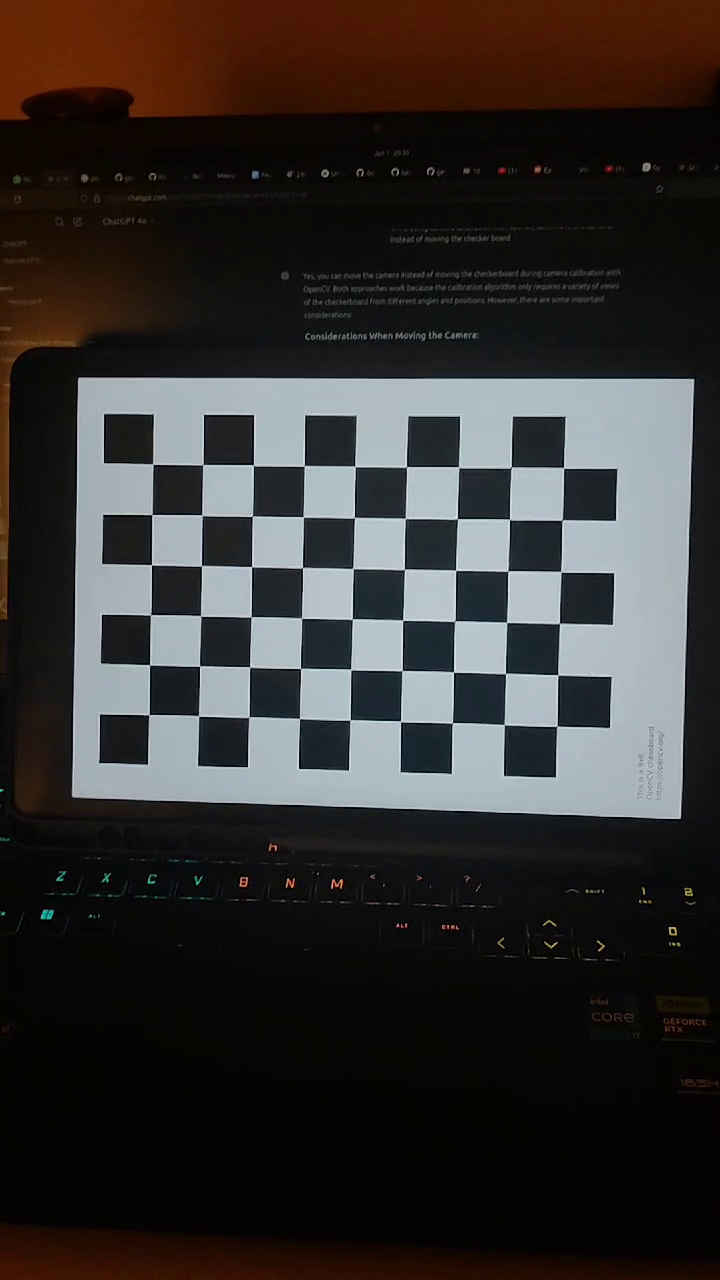
#> input picture modules/SimpleSLAM/config/calibrate_camera/images/frame-0001.png, 720 x 1280 px; its folder holds only this picture in this run
$ python calibration.py
#> lines starting #> are read from the running program, lines starting #| are printed output that depends on the picture; after the words box and inside, x2 and y2 are one past the last pixel; in counts of white or black regions, pixels touching at a corner belong together; long printed decimals are rounded
import numpy as np
import cv2 as cv
import glob
import pickle


################ FIND CHESSBOARD CORNERS - OBJECT POINTS AND IMAGE POINTS #############################

chessboardSize = (9,6)
# frameSize = (640,480)
image_size = None

# termination criteria
criteria = (cv.TERM_CRITERIA_EPS + cv.TERM_CRITERIA_MAX_ITER, 30, 0.001)


# prepare object points, like (0,0,0), (1,0,0), (2,0,0) ....,(6,5,0)
objp = np.zeros((chessboardSize[0] * chessboardSize[1], 3), np.float32)
objp[:,:2] = np.mgrid[0:chessboardSize[0],0:chessboardSize[1]].T.reshape(-1,2)

size_of_chessboard_squares_mm = 20
objp = objp * size_of_chessboard_squares_mm


# Arrays to store object points and image points from all the images.
objpoints = [] # 3d point in real world space
imgpoints = [] # 2d points in image plane.


images = glob.glob('./images/*.png')

for image in images:

    img = cv.imread(image)
#> img is the input picture: shape (1280, 720, 3); mean B, G, R 47, 48.3, 51.3
    gray = cv.cvtColor(img, cv.COLOR_BGR2GRAY)
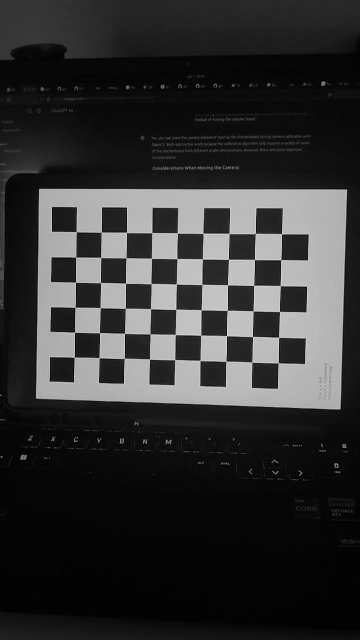
#> gray: shape (1280, 720) (shown at 1/2 size); min 0, max 231, mean 49

    # Set image_size based on the first image
    if image_size is None:
        image_size = gray.shape[::-1]


    # Find the chess board corners
    ret, corners = cv.findChessboardCorners(gray, chessboardSize, None)
#> ret = True; corners = 54 rows, first 8: [152.9, 464.2], [202.8, 464.7], [253.2, 465.1], [304.1, 466], [355.1, 466.4], [406.6, 466.7], [458.7, 467.1], [511.5, 466.8]

    # If found, add object points, image points (after refining them)
    if ret == True:

        objpoints.append(objp)
        corners2 = cv.cornerSubPix(gray, corners, (11,11), (-1,-1), criteria)
#> corners2 = 54 rows, first 8: [152.9, 464.2], [202.9, 464.7], [253.4, 465.3], [304.3, 466], [354.9, 466.4], [406.5, 466.8], [458.6, 467.3], [511.2, 467.5]
        imgpoints.append(corners)

        # Draw and display the corners
        cv.drawChessboardCorners(img, chessboardSize, corners2, ret)
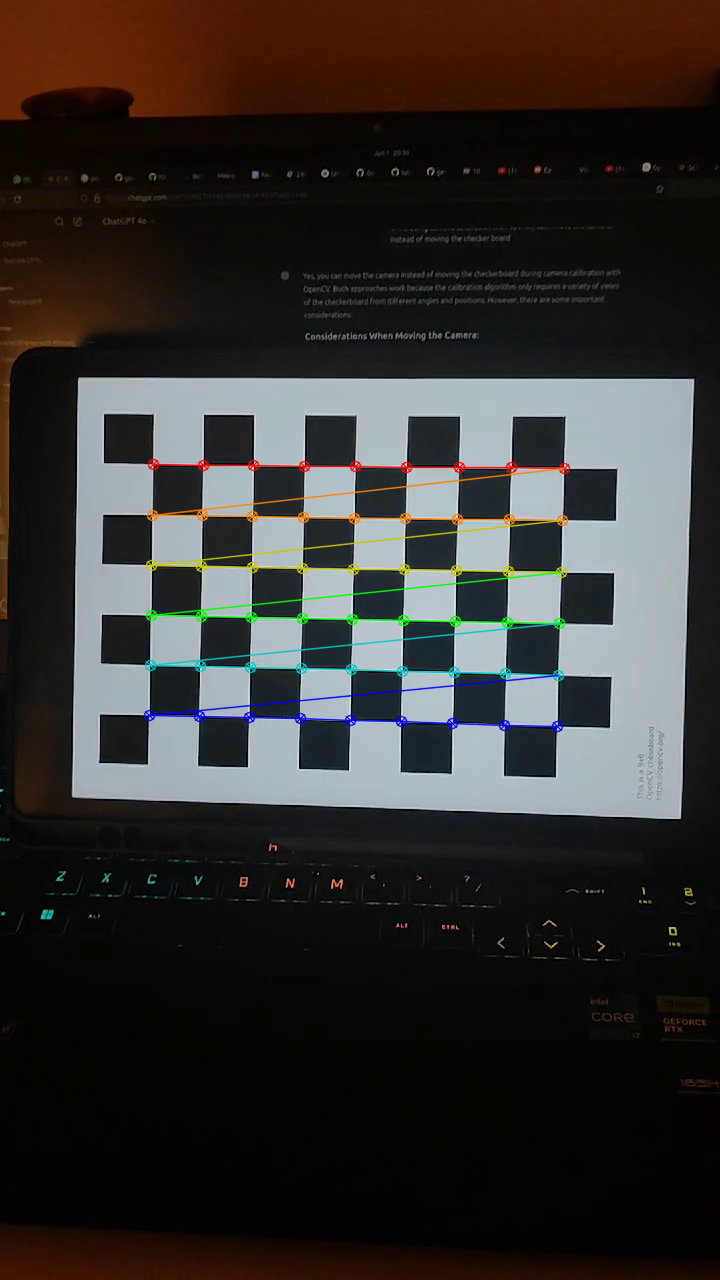
#> img: shape (1280, 720, 3); 1.92% of pixels changed, all inside (x1, y1, x2, y2) = (143, 458, 571, 733)
        # cv.imshow('img', img)
        # cv.waitKey(1000)


cv.destroyAllWindows()


############## CALIBRATION #######################################################

# Ensure that image_size has been set
if image_size is not None:
    ret, cameraMatrix, dist, rvecs, tvecs = cv.calibrateCamera(objpoints, imgpoints, image_size, None, None)
#> ret = 0.207; cameraMatrix = [[384.5, 0, 371.2], [0, 381.1, 629.1], [0, 0, 1]]; dist = [[0.0436, -0.0795, -1.83e-05, -0.00105, 0.0443]]; rvecs = ([0.00944, 0.0313, 0.0216],); tvecs = ([-86.14, -65.7, 153.1],)
else:
    raise Exception("Error: No images were processed for calibration.")

# Save the camera calibration result for later use (we won't worry about rvecs / tvecs)
pickle.dump((cameraMatrix, dist), open( "calibration.pkl", "wb" ))
pickle.dump(cameraMatrix, open( "cameraMatrix.pkl", "wb" ))
pickle.dump(dist, open( "dist.pkl", "wb" ))

# ###########PRINT PARAMETERS#############################
# Print the camera matrix
print("Camera Matrix:")
print(cameraMatrix)
#| [[384.462   0.         371.155]
#|  [  0.         381.084 629.143]
#|  [  0.           0.           1.        ]]

# Print the distortion coefficients
print("\nDistortion Coefficients:")
print(dist)
#| [[ 4.35690113e-02 -7.94863037e-02 -1.82534115e-05 -1.05487918e-03
#|    4.43269670e-02]]

# [44 lines of commented-out code are left out]
mean_error = 0

for i in range(len(objpoints)):
    imgpoints2, _ = cv.projectPoints(objpoints[i], rvecs[i], tvecs[i], cameraMatrix, dist)
    error = cv.norm(imgpoints[i], imgpoints2, cv.NORM_L2)/len(imgpoints2)
    mean_error += error
#> this loop made 1 pass
#> (error, mean_error) on pass 1: (0.0282, 0.0282)
#> after the loop, mean_error = 0.0282

print( "total error: {}".format(mean_error/len(objpoints)) )
#| total error: 0.0282

$ run again, on modules/SimpleSLAM/config/calibrate_camera/images/frame-0012.png
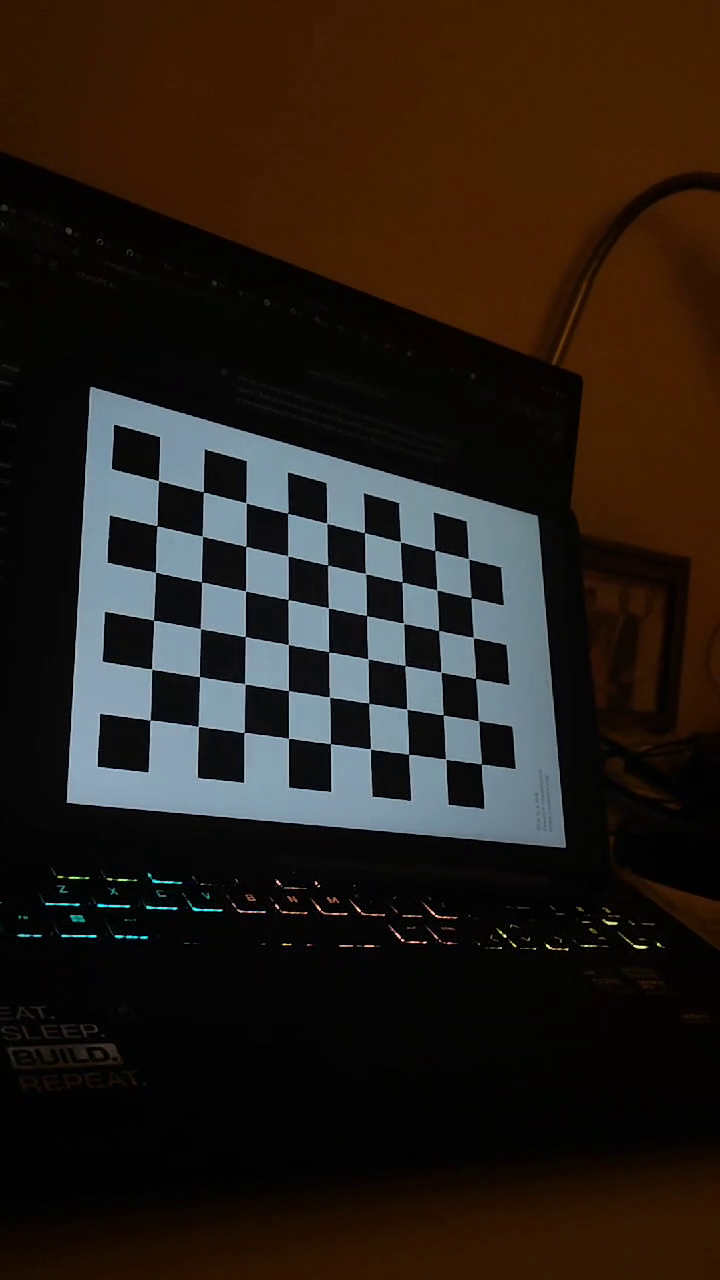
#> input picture modules/SimpleSLAM/config/calibrate_camera/images/frame-0012.png, 720 x 1280 px
#> img is the input picture: shape (1280, 720, 3); mean B, G, R 24.3, 30.7, 38.7
#> `gray = cv.cvtColor(img, cv.COLOR_BGR2GRAY)`:
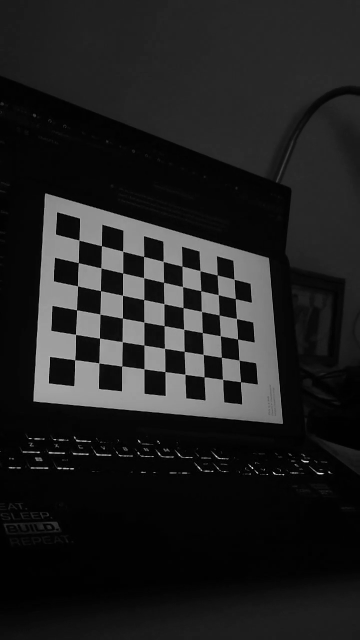
#> gray: shape (1280, 720) (shown at 1/2 size); min 0, max 252, mean 32.3
#> `ret, corners = cv.findChessboardCorners(gray, chessboardSize, None)`: ret = True; corners = 54 rows, first 8: [158.4, 480.6], [203.5, 492], [245.8, 502.7], [287.5, 513.4], [326.5, 523], [364.5, 532.4], [400.5, 542], [434.6, 550.5]
#> corners2 = 54 rows, first 8: [158.5, 480.6], [203.4, 492], [246, 502.7], [287.8, 513.3], [326.6, 523.2], [364.4, 532.7], [400.5, 541.8], [434.7, 550.4]
#> `cv.drawChessboardCorners(img, chessboardSize, corners2, ret)`:
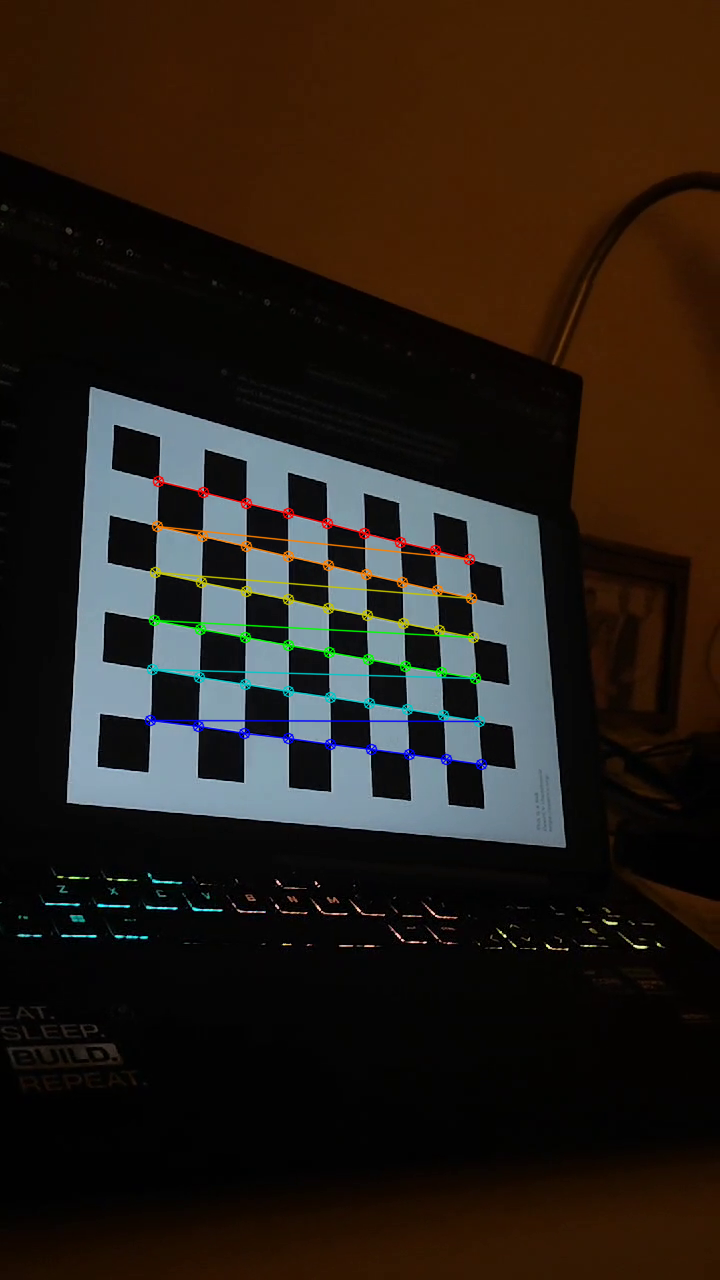
#> img: shape (1280, 720, 3); 1.6% of pixels changed, all inside (x1, y1, x2, y2) = (144, 475, 488, 771)
#> `ret, cameraMatrix, dist, rvecs, tvecs = cv.calibrateCamera(objpoints, ..`: ret = 0.227; cameraMatrix = [[1214.5, 0, 382.9], [0, 1201.4, 598.1], [0, 0, 1]]; dist = [[0.947, -28.47, -0.00512, 0.00368, 306.9]]; rvecs = ([-0.356, -0.613, 0.0809],); tvecs = ([-90.01, -47.56, 492.6],)
#| [[1.21450059e+03 0.00000000e+00 3.82878352e+02]
#|  [0.00000000e+00 1.20137710e+03 5.98141830e+02]
#|  [0.00000000e+00 0.00000000e+00 1.00000000e+00]]
#| [[ 9.46519109e-01 -2.84715262e+01 -5.12018175e-03  3.68276707e-03
#|    3.06872397e+02]]
#> the loop `for i in range(len(objpoints)):` made 1 pass
#> (error, mean_error) on pass 1: (0.0309, 0.0309)
#> after the loop `for i in range(len(objpoints)):`: mean_error = 0.0309
#| total error: 0.03093

$ run again, on modules/SimpleSLAM/config/calibrate_camera/images/frame-0013.png
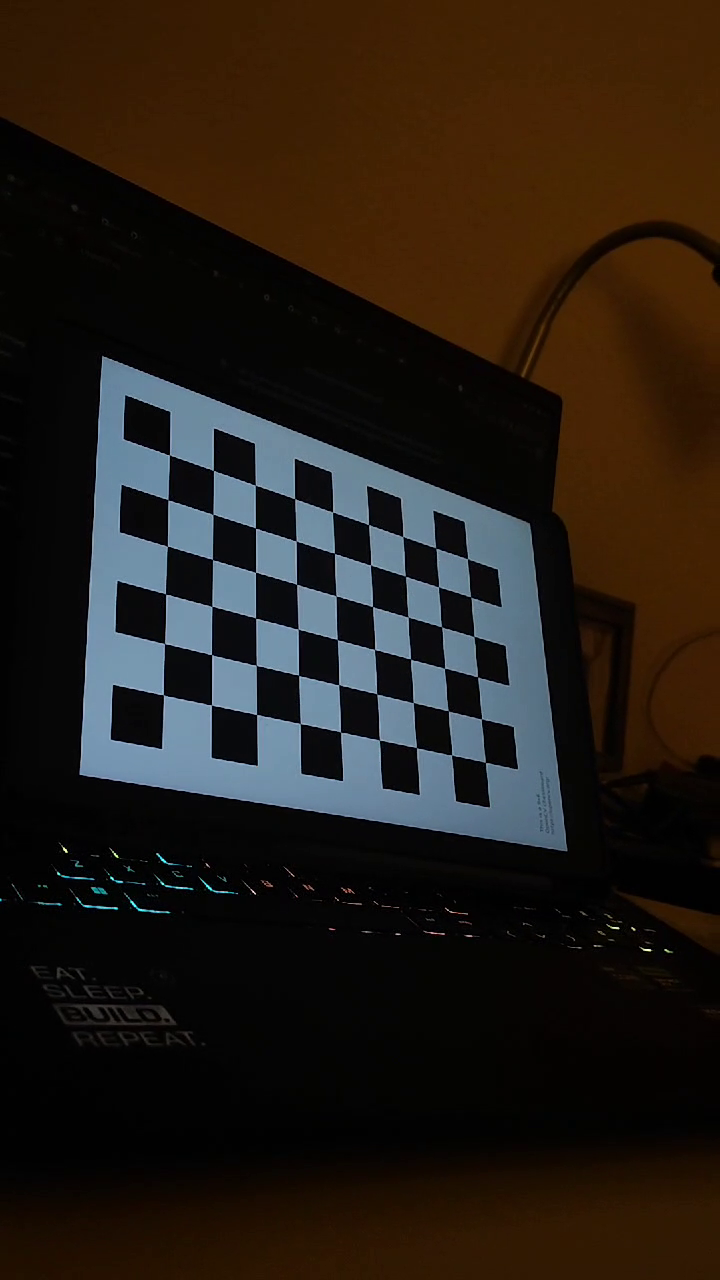
#> input picture modules/SimpleSLAM/config/calibrate_camera/images/frame-0013.png, 720 x 1280 px
#> img is the input picture: shape (1280, 720, 3); mean B, G, R 22.6, 29.4, 36.8
#> `gray = cv.cvtColor(img, cv.COLOR_BGR2GRAY)`:
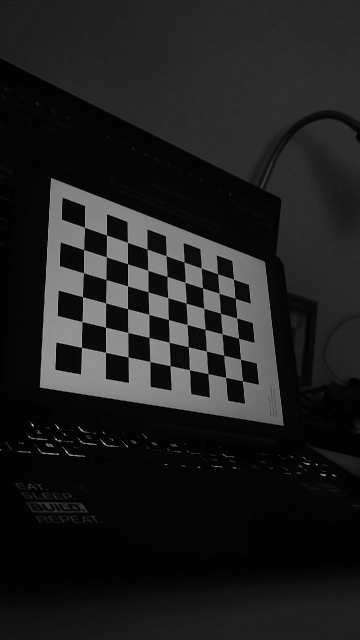
#> gray: shape (1280, 720) (shown at 1/2 size); min 0, max 252, mean 30.8
#> `ret, corners = cv.findChessboardCorners(gray, chessboardSize, None)`: ret = True; corners = 54 rows, first 8: [169.3, 454.7], [213.4, 470.4], [255.3, 485.1], [294.7, 498.6], [332.6, 512.2], [368.5, 524.6], [402.6, 536.5], [435.7, 548.2]
#> corners2 = 54 rows, first 8: [169.4, 455.1], [213.4, 470.4], [255.3, 485.3], [294.6, 498.7], [332.5, 511.8], [368.5, 524.6], [402.7, 536.5], [435.9, 547.9]
#> `cv.drawChessboardCorners(img, chessboardSize, corners2, ret)`:
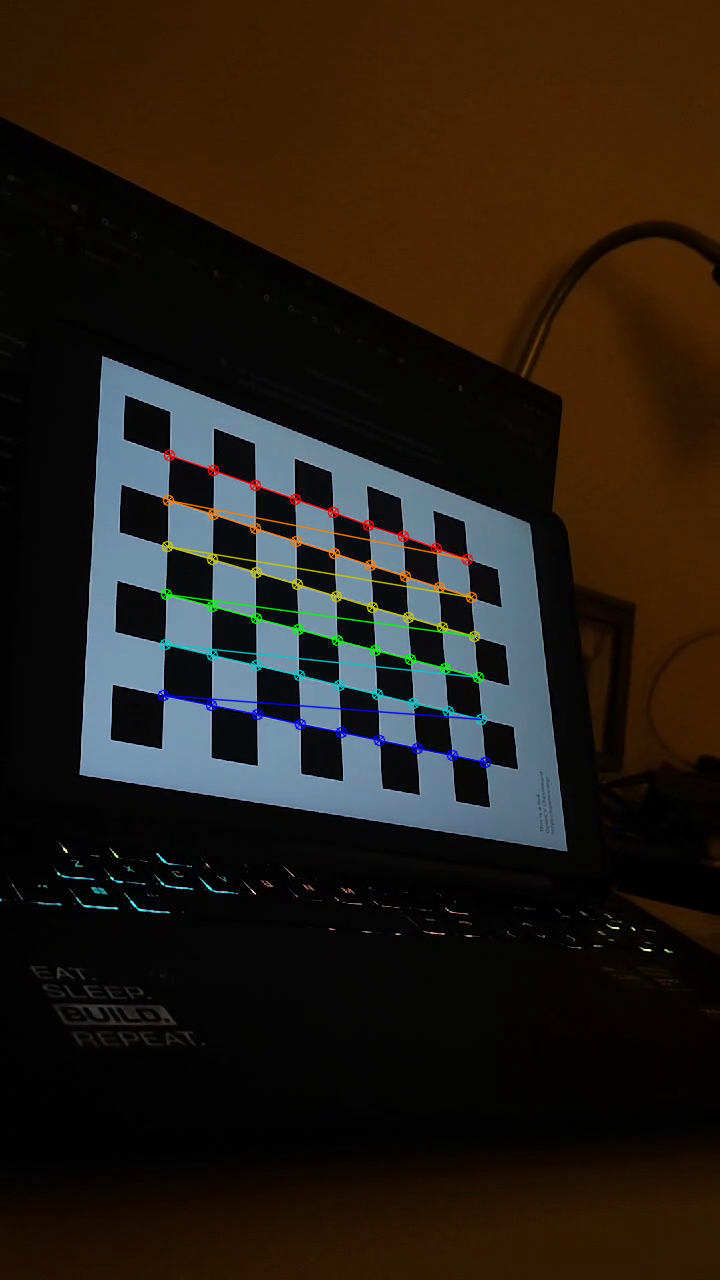
#> img: shape (1280, 720, 3); 1.56% of pixels changed, all inside (x1, y1, x2, y2) = (157, 449, 492, 769)
#> `ret, cameraMatrix, dist, rvecs, tvecs = cv.calibrateCamera(objpoints, ..`: ret = 0.263; cameraMatrix = [[1216.6, 0, 384.6], [0, 1175.2, 616.5], [0, 0, 1]]; dist = [[0.64, -18.45, 0.00175, 0.0122, 186.9]]; rvecs = ([-0.402, -0.72, 0.0997],); tvecs = ([-82.04, -63.57, 464.2],)
#| [[1.21664022e+03 0.00000000e+00 3.84627249e+02]
#|  [0.00000000e+00 1.17515978e+03 6.16530282e+02]
#|  [0.00000000e+00 0.00000000e+00 1.00000000e+00]]
#| [[ 6.40156645e-01 -1.84514103e+01  1.75173127e-03  1.22251093e-02
#|    1.86851911e+02]]
#> the loop `for i in range(len(objpoints)):` made 1 pass
#> (error, mean_error) on pass 1: (0.0359, 0.0359)
#> after the loop `for i in range(len(objpoints)):`: mean_error = 0.0359
#| total error: 0.03586
